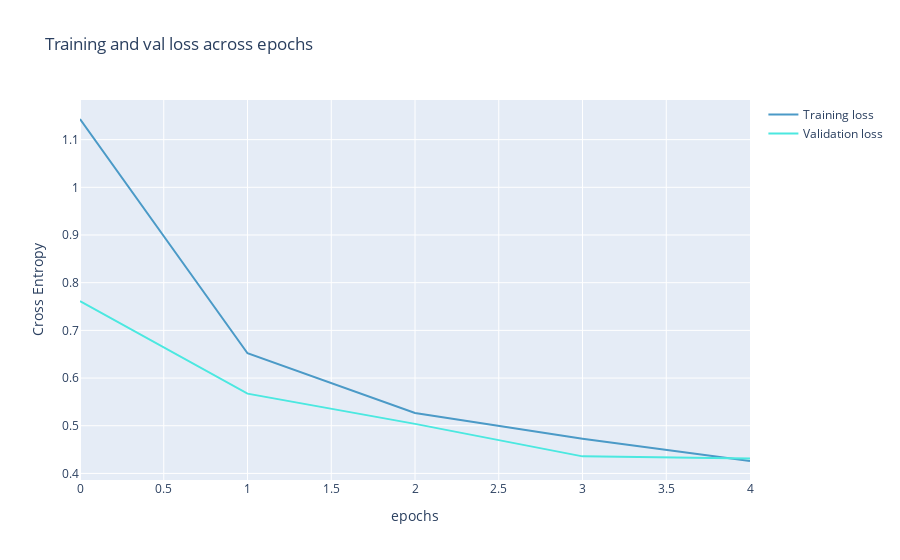

The code cell stored with this chart in its notebook:
### Markdown cell above
### Visualization of the learning process ###

### Code cell
from plotly import graph_objects as go
color_chart = ["#4B9AC7", "#4BE8E0", "#9DD4F3", "#97FBF6", "#2A7FAF", "#23B1AB", "#0E3449", "#015955"]

fig = go.Figure(data=[
                      go.Scatter(
                          y=history["loss"],
                          name="Training loss",
                          mode="lines",
                          marker=dict(
                              color=color_chart[0]
                          )),
                      go.Scatter(
                          y=history["val_loss"],
                          name="Validation loss",
                          mode="lines",
                          marker=dict(
                              color=color_chart[1]
                          ))
])
fig.update_layout(
    title='Training and val loss across epochs',
    xaxis_title='epochs',
    yaxis_title='Cross Entropy'
)
fig.show()

### Figure 1 — Plotly figure (JSON) as saved in the notebook; plotly's stock layout.template omitted (floating-point values rounded to 4 significant figures)
{"data": [{"marker": {"color": "#4B9AC7"}, "mode": "lines", "name": "Training loss", "type": "scatter", "y": [1.143, 0.6521, 0.5267, 0.4726, 0.4261]}, {"marker": {"color": "#4BE8E0"}, "mode": "lines", "name": "Validation loss", "type": "scatter", "y": [0.7611, 0.5673, 0.5039, 0.4358, 0.4314]}], "layout": {"title": {"text": "Training and val loss across epochs"}, "xaxis": {"title": {"text": "epochs"}}, "yaxis": {"title": {"text": "Cross Entropy"}}}}
